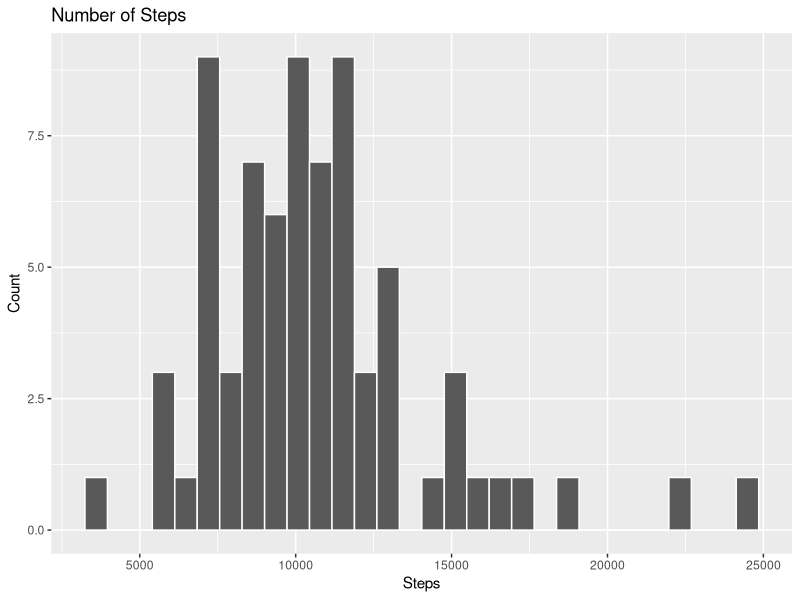
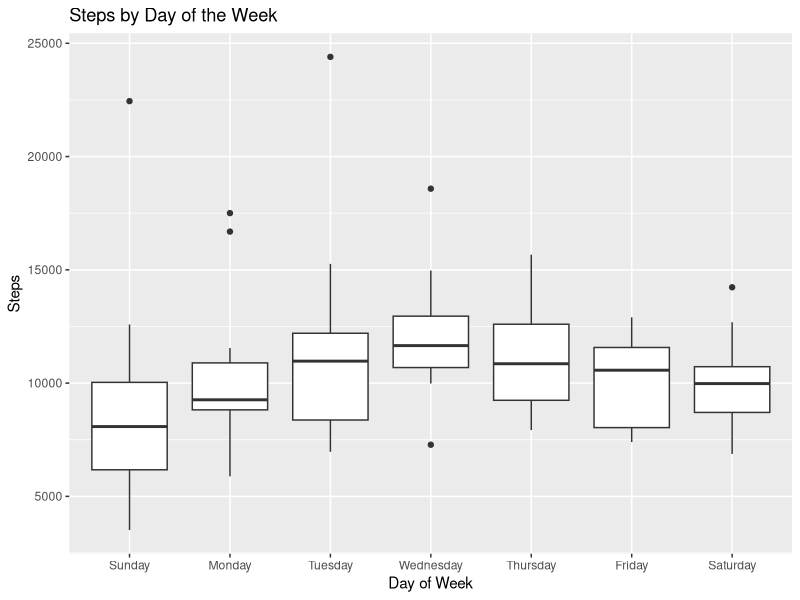
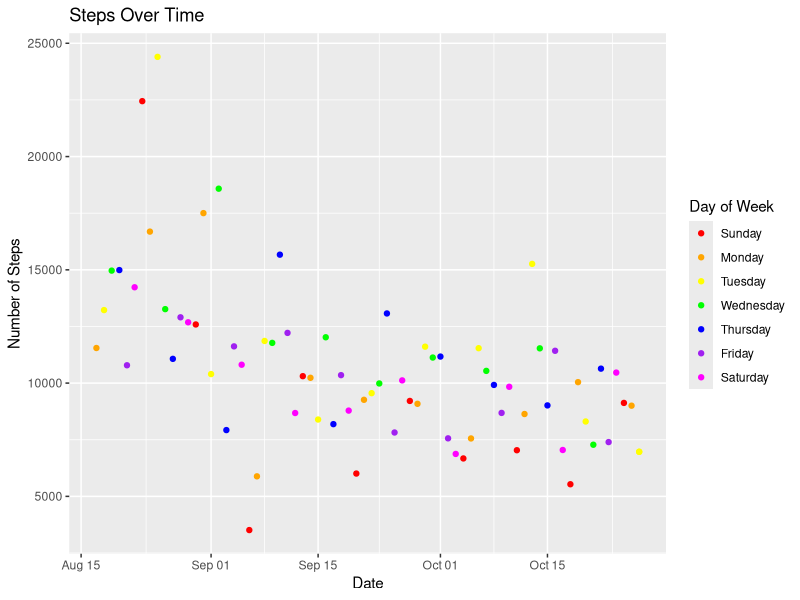

Write R code to recreate these figures, in order.
## ---- chunk 1
library(tidyverse)
library(readr)
step_count <- read_csv("pvj_data.csv")

step_count <- step_count |>
  mutate(date = as.Date(date),
       steps = as.numeric(steps)) |>
  mutate(day_of_week = wday(date, label = TRUE, abbr = FALSE)) |>
  select(date, day_of_week, steps) |> 
  filter(!is.na(steps))
## ---- chunk 2
ggplot(step_count, aes(x = steps)) +
  geom_histogram(color = "white") +
  labs(title = "Number of Steps", x = "Steps", y = "Count")
## ---- chunk 3
ggplot(step_count, aes(x = day_of_week, y = steps)) +
  geom_boxplot() +
  labs(title = "Steps by Day of the Week", 
       x = "Day of Week", 
       y = "Steps")
## ---- chunk 4
ggplot(step_count, aes(x = date, y = steps, color = day_of_week)) +
  geom_point() +
  scale_color_manual(values = c("Sunday" = "red", 
                              "Monday" = "orange", 
                              "Tuesday" = "yellow",
                              "Wednesday" = "green",
                              "Thursday" = "blue",
                              "Friday" = "purple",
                              "Saturday" = "magenta")) +
  labs(title = "Steps Over Time", 
       x = "Date", 
       y = "Number of Steps", 
       color = "Day of Week")
